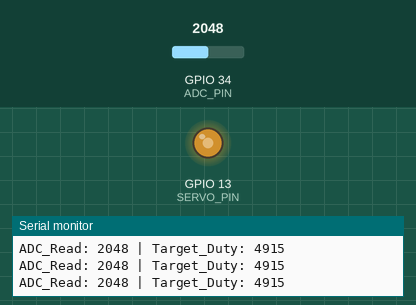
This sketch was run on a simulated ESP32. Parts: output pins drawn as LEDs (lit = HIGH), the last lines printed to the serial monitor. The test bench sets the inputs (shaded band); at power-on: GPIO 34 (ADC_PIN) = 2048 (analog values on the 0–4095 scale).

Above: at 1.2 s.
1.3 s: GPIO 34 (ADC_PIN) set to 2866
At 1.8 s:
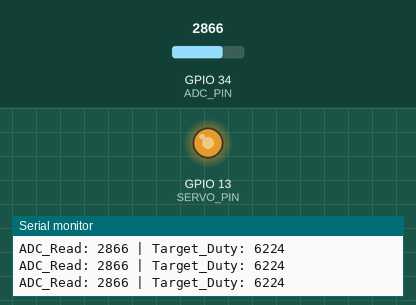
2.8 s: GPIO 34 (ADC_PIN) set to 1228
At 3.3 s:
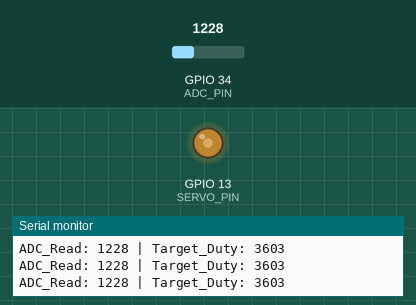
4.3 s: GPIO 34 (ADC_PIN) set to 0
At 4.8 s:
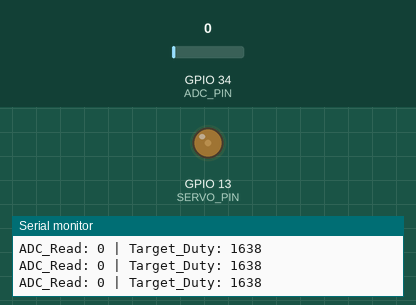
5.8 s: GPIO 34 (ADC_PIN) set to 2047
At 6.3 s:
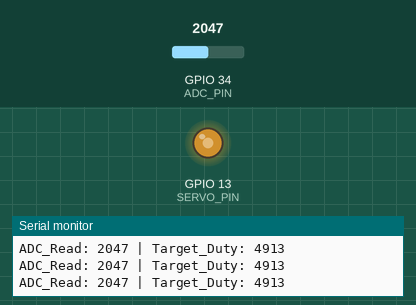
Timing chart, 0 to 8.3 s (numbered marks = the images above; inputs shaded):
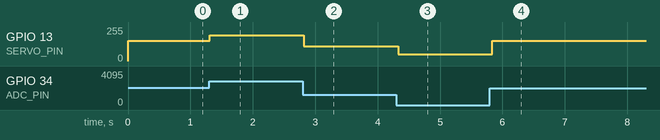

Measured:
- after the input at 1.3 s, GPIO 13 (SERVO_PIN): 153/255 → 194/255 at once
- after the input at 2.8 s, GPIO 13 (SERVO_PIN): 194/255 → 112/255 at once
- after the input at 4.3 s, GPIO 13 (SERVO_PIN): 112/255 → 51/255 at once
- after the input at 5.8 s, GPIO 13 (SERVO_PIN): 51/255 → 153/255 at once

The sketch:

APE12.ino
```cpp
#include <Arduino.h>

const int ADC_PIN= 34;
const int SERVO_PIN= 13;


const int LEDC_CHANNEL= 0;
const int LEDC_FREQ = 50;        // Frecuencia de 50 Hz para servomotor
const int LEDC_RES = 13;

// --- Parámetros de Mapeo ---
const int ADC_MIN = 0;
const int ADC_MAX = 4095;        // Resolución del ADC de 12 bits
const int DUTY_MIN = 1638;       // Ciclo de trabajo aproximado para 0° (0V)
const int DUTY_MAX = 8191;       // Ciclo de trabajo máximo para 180° (3.3V)

QueueHandle_t xQueueDutyCycle;

// --- Prototipos de Tareas ---
void vTaskADC(void *pvParameters);
void vTaskServo(void *pvParameters);


void setup() {
  Serial.begin(115200);

  ledcAttach(SERVO_PIN, LEDC_FREQ, LEDC_RES);

 // 2. Configuración del ADC
  analogReadResolution(12); // Asegura resolución de 12 bits (0-4095)

  // 4. Creación de la Cola de Mensajes (Almacena 1 elemento tipo int)
  xQueueDutyCycle = xQueueCreate(1, sizeof(int));

if (xQueueDutyCycle != NULL) {
    // 5. Creación de Tareas Concurrentes con sus respectivas prioridades
    // Tarea de lectura analógica (Prioridad Mayor = 2)
    xTaskCreatePinnedToCore(
      vTaskADC,
      "Tarea ADC",
      2048,
      NULL,
      2,
      NULL,
      1
    );
    // Tarea de accionamiento del Servomotor (Prioridad Menor = 1)
    xTaskCreatePinnedToCore(
      vTaskServo,
      "Tarea Servo",
      2048,
      NULL,
      1,
      NULL,
      1
    );
  } else {
    Serial.println("Error crítico: No se pudo crear la cola FreeRTOS.");
  }

}


void vTaskADC(void *pvParameters) {
  (void) pvParameters;
  int rawADC = 0;
  int calculatedDuty = 0;

  for (;;) {
    // Lectura del voltaje variable (0V - 3.3V)
    rawADC = analogRead(ADC_PIN);

    // Mapeo lineal: de rango ADC (0-4095) a rango PWM requerido (1638-8191)
    calculatedDuty = map(rawADC, ADC_MIN, ADC_MAX, DUTY_MIN, DUTY_MAX);

    // Impresión en cascada para depuración en tiempo real en el Monitor Serie
    Serial.print("ADC_Read: ");
    Serial.print(rawADC);
    Serial.print(" | Target_Duty: ");
    Serial.println(calculatedDuty);

    // Envío del dato a la cola (sobrescribe si está llena para mantener el dato más reciente)
    xQueueOverwrite(xQueueDutyCycle, &calculatedDuty);

    // Bloqueo de la tarea por 50ms para un comportamiento estable y liberar CPU
    vTaskDelay(pdMS_TO_TICKS(50));
  }
}

/**
 * Tarea encargada de recibir el ciclo de trabajo desde la cola
 * y actualizar físicamente el pulso PWM del servomotor.
 */
void vTaskServo(void *pvParameters) {
  (void) pvParameters;
  int receivedDuty = 0;

  for (;;) {
    // Espera indefinida hasta que llegue un nuevo valor de Duty Cycle a la cola
    if (xQueueReceive(xQueueDutyCycle, &receivedDuty, portMAX_DELAY) == pdTRUE) {
      // Escritura en el periférico LEDC
      ledcWrite(SERVO_PIN, receivedDuty);
    }
  }
}

void loop() {


}
```
